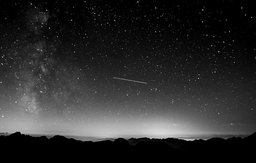
#> input picture Algo_etoiles/images/test.png, 256 x 163 px, shrunk from 1000 x 636 before the run, found by its file name
$ python convolution.py
#> lines starting #> are read from the running program, lines starting #| are printed output that depends on the picture; after the words box and inside, x2 and y2 are one past the last pixel; in counts of white or black regions, pixels touching at a corner belong together

from math import *
from PIL import Image, ImageDraw, ImageFont
import numpy as np

IMAGE_PATH = "Algo_etoiles/images/test.png"
SAVE_PATH = "resultats/abcde.png"

IMAGE_ORIGINAL = Image.open(IMAGE_PATH)
#> IMAGE_ORIGINAL is the input picture: PIL image 256x163 RGB; min 0, max 217, mean 44.1
IMAGE_GRAYSCALE = IMAGE_ORIGINAL.convert('L')

SIZE = WIDTH, HEIGHT = IMAGE_ORIGINAL.size
#> SIZE = (256, 163); WIDTH = 256; HEIGHT = 163

MAT = [[ 0,-1, 0],
       [-1, 4,-1],
       [ 0,-1, 0]]

MAT2 = [[ 0, 0,-1, 0, 0],
        [ 0,-2,-3,-2, 0],
        [-1,-3,24,-3,-1],
        [ 0,-2,-3,-2, 0],
        [ 0, 0,-1, 0, 0]]

def scalmult(k, mat):
    for i in range(len(mat)):
        for j in range(len(mat[i])):
            mat[i][j] *= k

def block(var, min, max):
    if var<min: return 0
    elif var>=max: return max-1
    return var

def convolve(image, width, height, mat):
#> called with width = 256, height = 163
    output = Image.new('L', (width, height))
#> output: PIL image 256x163 L; every value is 0
    for x in range(width):
        for y in range(height):
            acc=0
            for i in range(3):
                for j in range(3):
                    xbis = block(x+i-1, 0, width)
                    ybis = block(y+j-1, 0, height)
                    acc += image.getpixel((xbis,ybis))*mat[i][j]
            acc = block(acc, 0, 256)
            output.putpixel((x, y), acc)
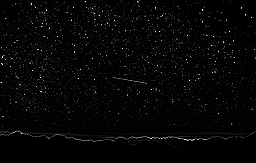
#> output: PIL image 256x163 L; min 0, max 255, mean 5.5
    return output

RESULT1 = convolve(IMAGE_GRAYSCALE, WIDTH, HEIGHT, MAT)

BLACK_WHITE_THRESHOLD = 200
def pixel_to_NB(pixel): #permet de choisir le contraste de la conversion en noir et blanc
    return 1 if pixel > BLACK_WHITE_THRESHOLD else 0
RESULT2 = RESULT1.point(pixel_to_NB, mode='1')
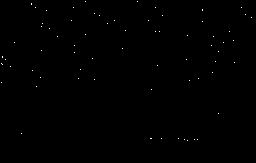
#> RESULT2: PIL image 256x163 1; 0.17% white in thin lines or dots, all inside (x1, y1, x2, y2) = (1, 1, 252, 141)
RESULT3 = IMAGE_GRAYSCALE.point(pixel_to_NB, mode='1')
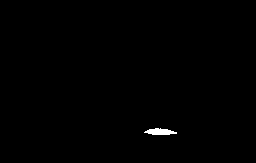
#> RESULT3: PIL image 256x163 1; 0.38% white; 1 white region, box (x1, y1, x2, y2) and area: (144, 128, 177, 135) 157


IMAGE_GRAYSCALE.show()
RESULT1.show()
RESULT2.show()
RESULT3.show()
